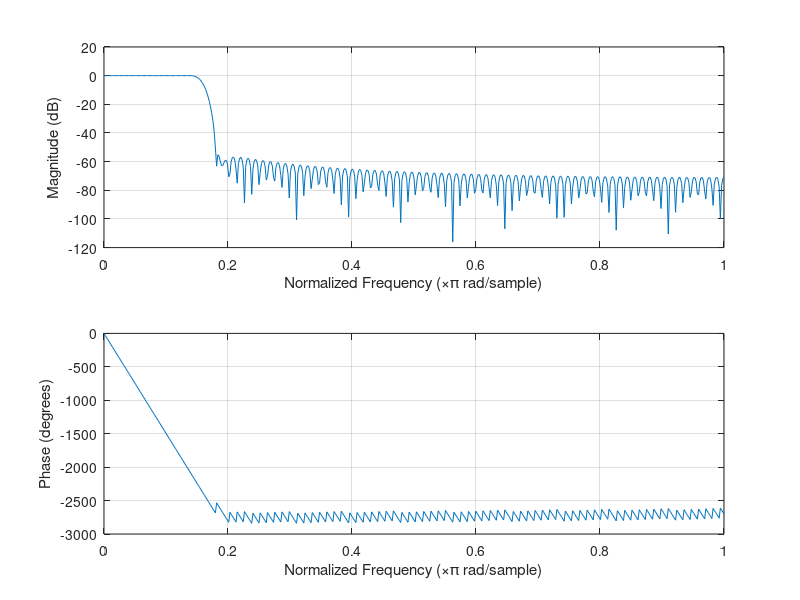
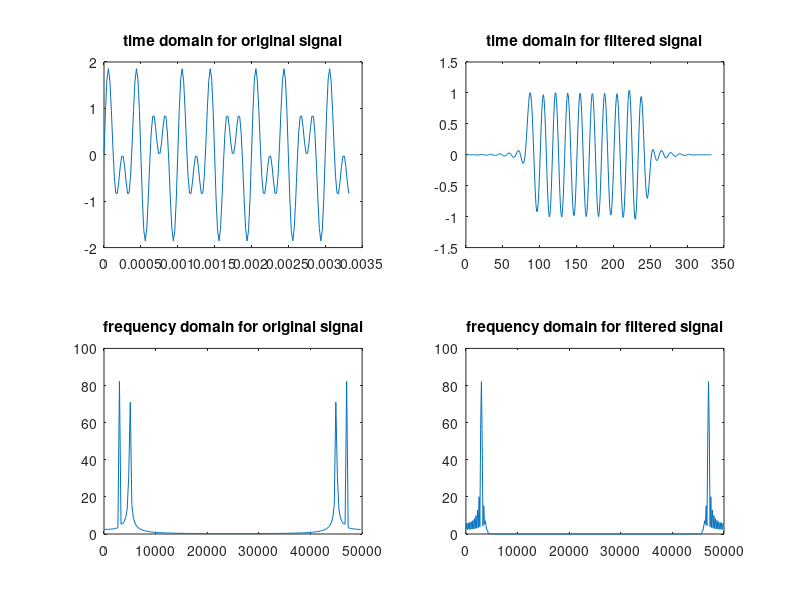

MATLAB code to generate these figures, in order:
f1 = 3000;
f2 = 5000;
fs = max(f1,f2) * 10;

n = 0 : (1/fs) : 10/ min(f1,f2);

y1 = sin(2 * pi * f1 * n);
y2 = sin(2 * pi * f2 * n);

y_sum = y1 + y2;

% filter design using window

N = -83 : 83;

h = 0.16 * sinc(0.16 * N);
w = hamming(length(N));
H = h .* w';

figure(1)
freqz(H,1);

result = conv(y_sum, H);

% showing filtering result 

figure(2)

subplot(221)
plot(n,y_sum)
title("time domain for original signal");

k1 = (0 : length(n)-1) * fs / length(n);

subplot(223)
plot(k1, abs(fft(y_sum)));
title("frequency domain for original signal");

subplot(222)
plot(result);
title("time domain for filtered signal");

k2 = [0 : length(result)-1] * fs / length(result);
subplot(224)
plot(k2, abs(fft(result)));
title("frequency domain for filtered signal");



